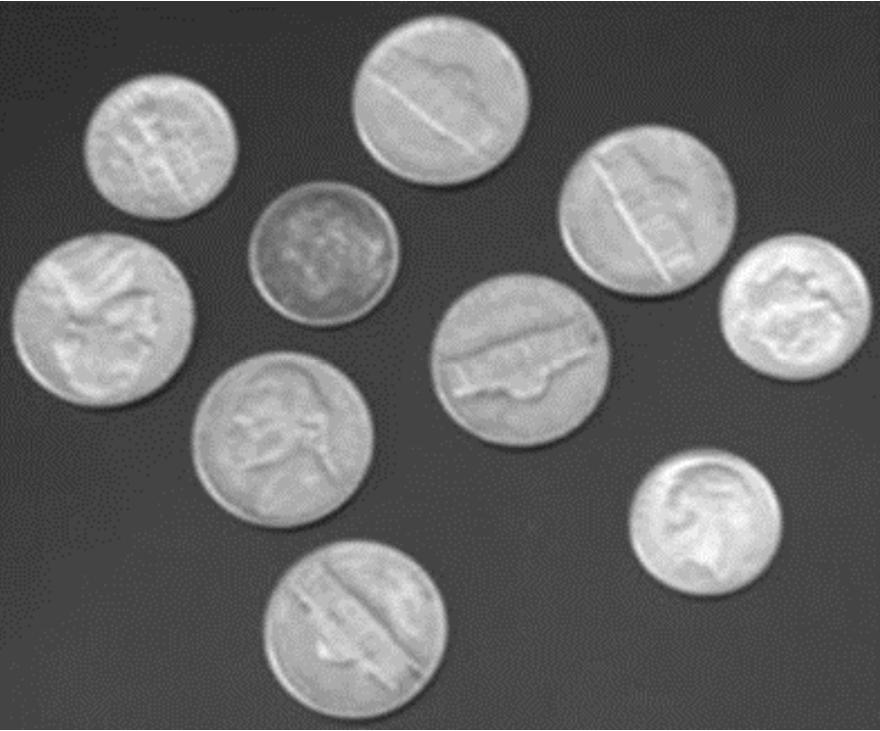
//> input picture build/test2.png, 880 x 731 px
$ ./main2.3   (built with g++ and OpenCV 4)
//> lines starting //> are read from the running program, lines starting //| are printed output that depends on the picture; after the words box and inside, x2 and y2 are one past the last pixel; in counts of white or black regions, pixels touching at a corner belong together
#include<iostream>
#include<opencv2/opencv.hpp>

using namespace cv;
int main(int argc, char* argv[] )
{
	cv::Mat srcMat = imread("/home/stringwind-lqh/C And C++ Code/build/test2.png",0);
//> srcMat is the input picture: 731 rows x 880 cols, CV_8UC1; min 32, max 255, mean 103.4
	Mat newMat;
	Mat lableMat;
	Mat stateMat;
	Mat centrMat;
	Mat resultMat;//二值化
	threshold(srcMat, newMat, 100, 255, THRESH_OTSU);
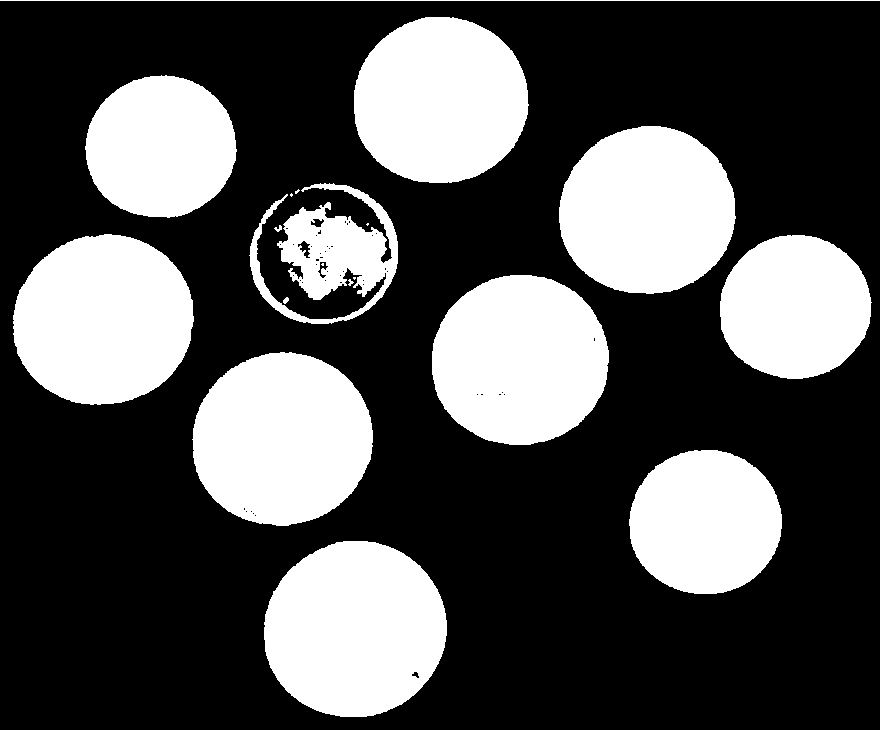
//> newMat: 731 rows x 880 cols, CV_8UC1; 32.2% white; 20 white regions (5 under 20 px), largest, box (x1, y1, x2, y2) and area: (264, 541, 447, 717) 25304, (192, 352, 373, 526) 24561, (13, 234, 194, 405) 24276

	int nComp = cv::connectedComponentsWithStats(newMat, lableMat, stateMat, centrMat, 8, CV_32S);
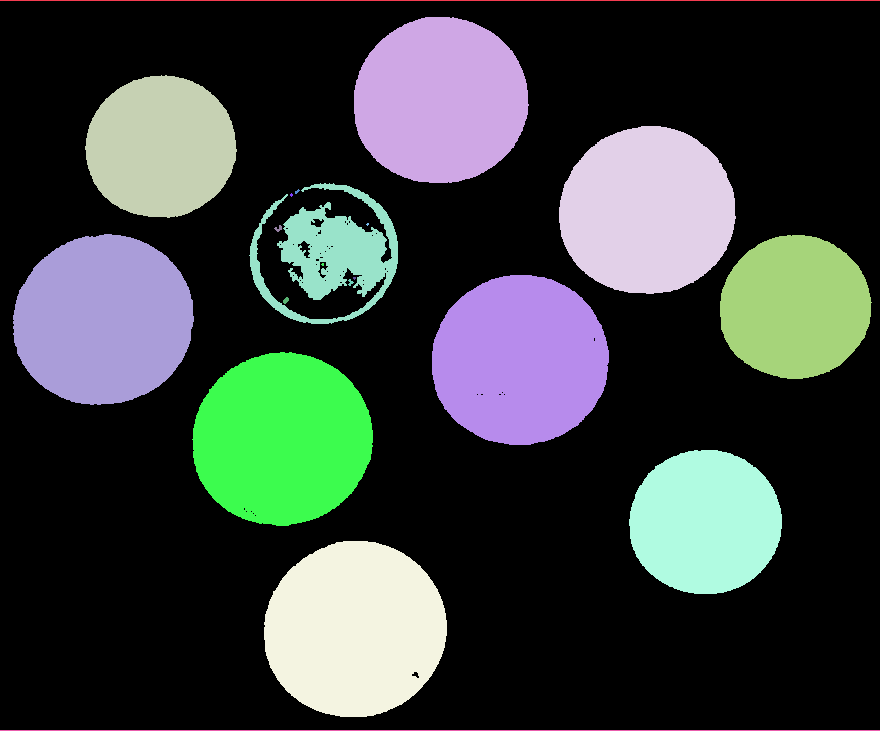
//> lableMat: 731 rows x 880 cols, CV_32SC1; 21 distinct labels, from 0 to 20; one colour per label, 0 black
//> stateMat = 21 rows, first 6: [0, 1, 880, 729, 436381], [0, 0, 880, 1, 880], [354, 17, 175, 166, 23007], [85, 75, 152, 143, 16903], [559, 126, 177, 168, 23351], [249, 183, 149, 141, 9276]; centrMat = 21 rows, first 8: [445.2, 377.5], [439.5, 0], [440.1, 100.2], [160.4, 146.5], [646.9, 210.4], [330.8, 253.4], [296.7, 191.2], [291, 194.5]; nComp = 21

	std::cout << "number:" << nComp - 1 << std::endl;
//| number:20

	resultMat = cv::Mat::zeros(srcMat.size(),CV_8UC3);
	std::vector <cv::Vec3b> colors(nComp);
	colors[0]= cv::Vec3b(0, 0, 0);

	for (int n = 1; n < nComp; n++)
	{
		colors[n] = cv::Vec3b(rand() / 255, rand() / 255, rand() / 255);
	}
//> this loop made 20 passes

	for (int y = 0; y < srcMat.rows; y++)
	{
		for (int x=0; x < srcMat.cols; x++)
		{
			int lable = lableMat.at<int>(y, x);
			CV_Assert(0 <= lable&&lable <= nComp);
			resultMat.at<cv::Vec3b>(y, x) = colors[lable];
		}
	}
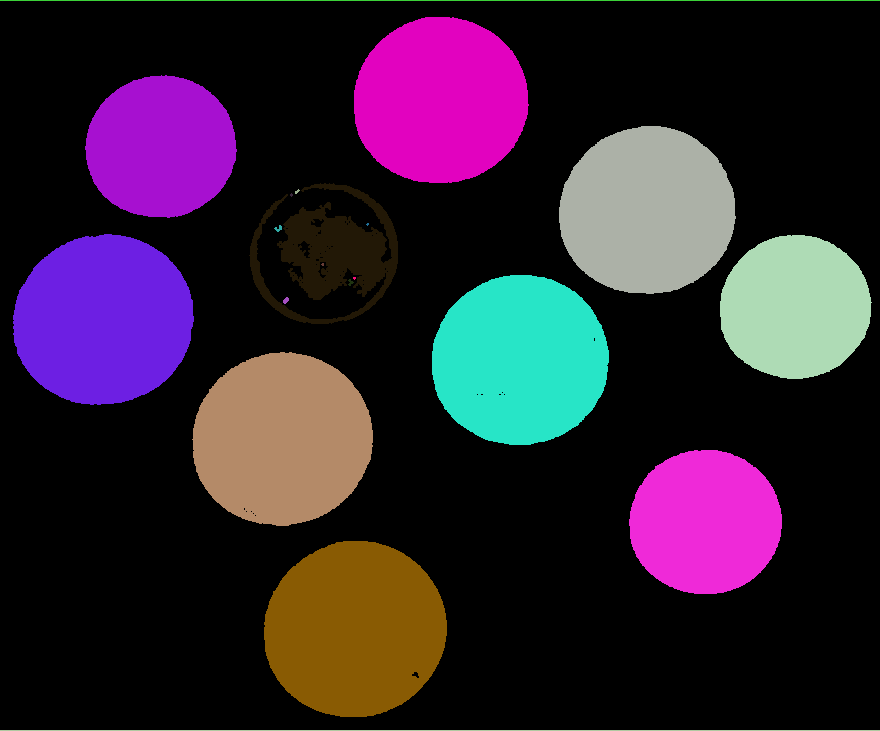
//> resultMat: 731 rows x 880 cols, CV_8UC3; mean B, G, R 49.4, 33.3, 48.5
	for (int i = 1; i < nComp;i++)
	{
		Rect bndbox;

		bndbox.x = stateMat.at<int>(i, 0);
		bndbox.y = stateMat.at<int>(i, 1);

		bndbox.width = stateMat.at<int>(i, 2);
		bndbox.height = stateMat.at<int>(i, 3); //各个连通域的统计信息保存在stasMat中,并绘制bounding box

		rectangle(resultMat, bndbox, CV_RGB(255, 255, 255), 1, 8, 0);
	}
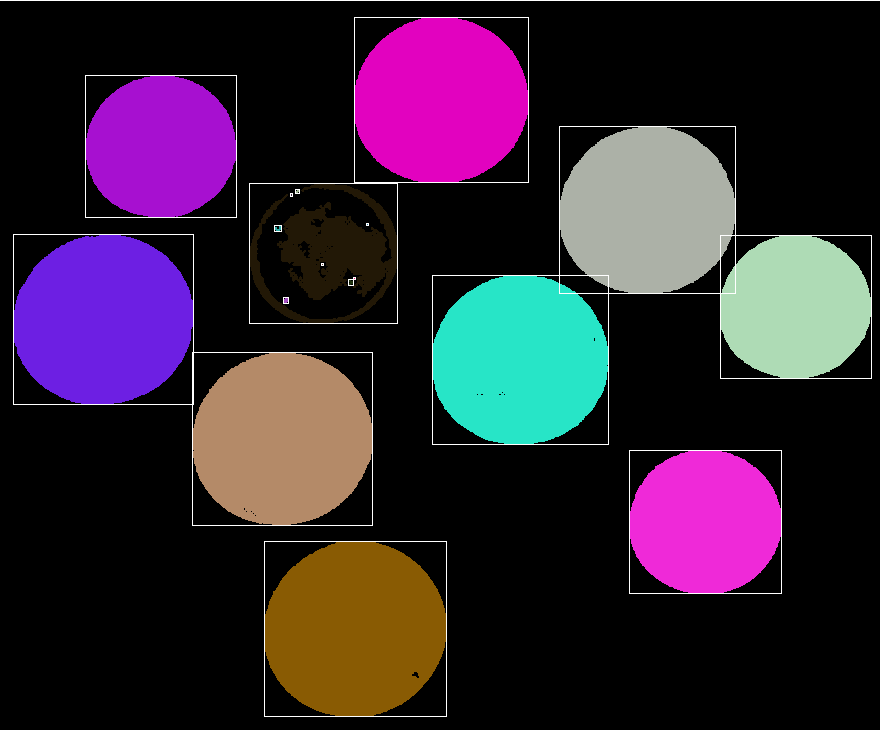
//> resultMat: 731 rows x 880 cols, CV_8UC3; 1.3% of pixels changed, all inside (x1, y1, x2, y2) = (0, 0, 880, 731)
    imshow("original image",srcMat);
	imshow("result image", resultMat);
	waitKey(0);
	}

$ run again, with build/test3.png copied over build/test2.png
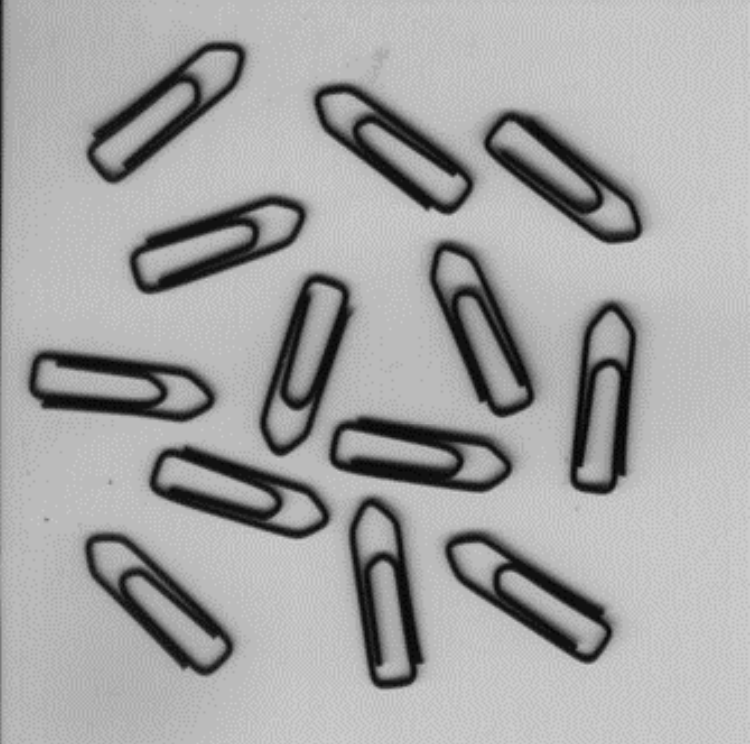
//> input picture build/test3.png, 750 x 744 px
//> srcMat is the input picture: 744 rows x 750 cols, CV_8UC1; min 4, max 204, mean 164.9
//> newMat: 744 rows x 750 cols, CV_8UC1; 85.4% white; 18 black regions (4 under 20 px), largest, box (x1, y1, x2, y2) and area: (483, 111, 643, 244) 6757, (329, 416, 513, 493) 6633, (429, 241, 535, 418) 6450
//> `int nComp = cv::connectedComponentsWithStats(newMat, lableMat, stateMa..`:
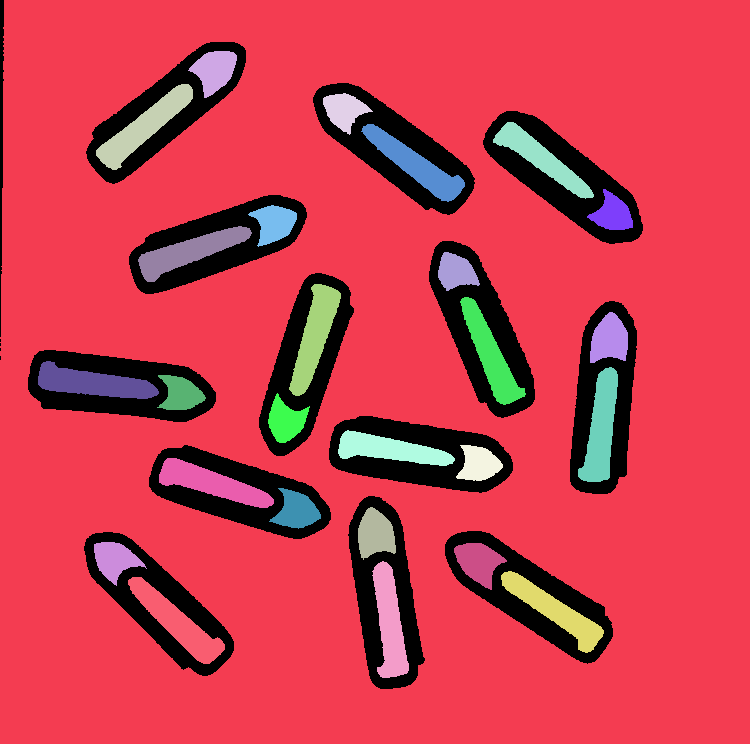
//> lableMat: 744 rows x 750 cols, CV_32SC1; 28 distinct labels, from 0 to 27; one colour per label, 0 black
//> stateMat = 28 rows, first 6: [0, 0, 643, 689, 81376], [0, 0, 750, 744, 427948], [188, 51, 49, 47, 1372], [96, 84, 97, 86, 2653], [323, 93, 50, 42, 1132], [493, 122, 101, 77, 2213]; centrMat = 28 pairs, first value 92.69 to 612.2, second value 69.87 to 622.8; nComp = 28
//| number:27
//> the loop `for (int n = 1; n < nComp; n++)` made 27 passes
//> the loop `for (int i = 1; i < nComp;i++)` made 27 passes
//> after the loop `for (int i = 1; i < nComp;i++)`:
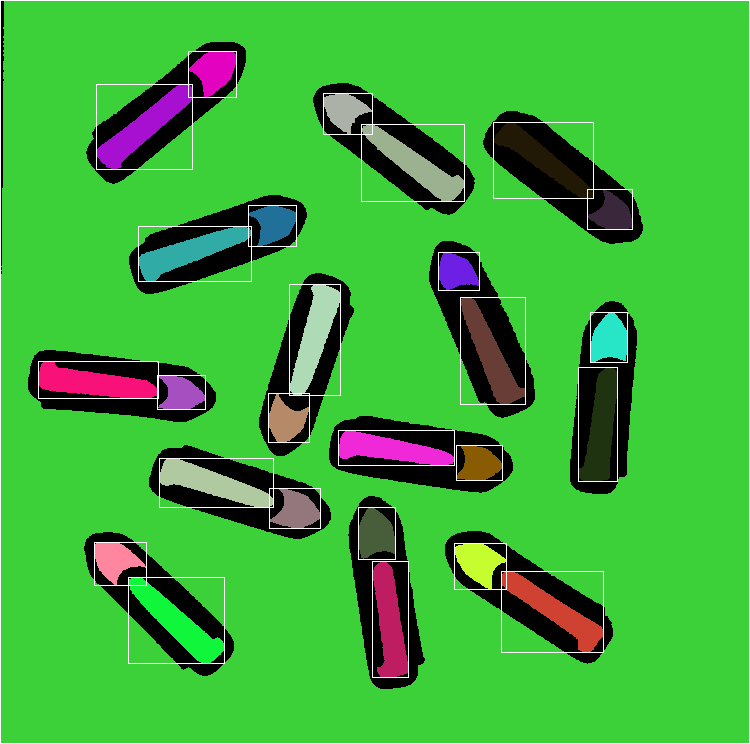
//> resultMat: 744 rows x 750 cols, CV_8UC3; mean B, G, R 57.9, 172.3, 61.8

$ run again, with build/test4.png copied over build/test2.png
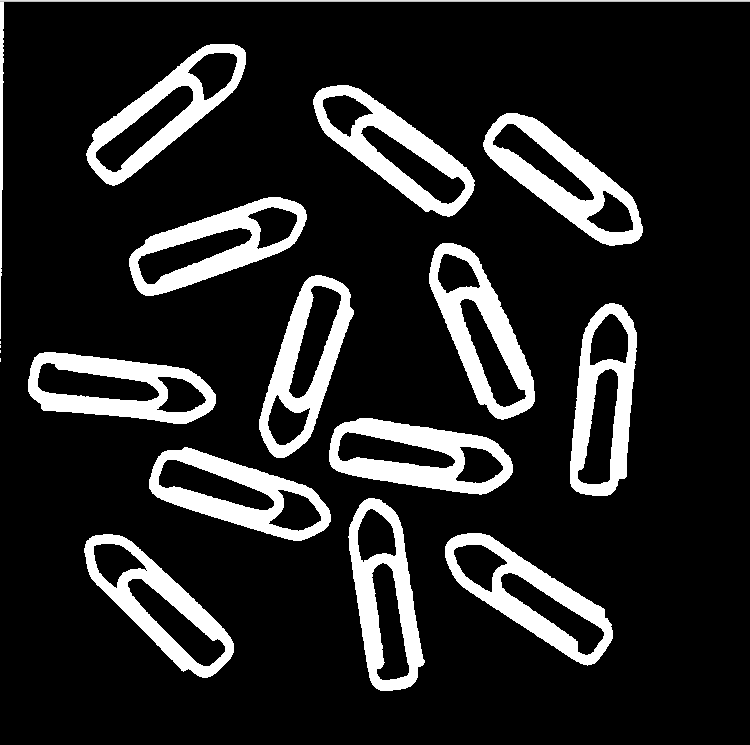
//> input picture build/test4.png, 750 x 745 px
//> srcMat is the input picture: 745 rows x 750 cols, CV_8UC1; min 0, max 255, mean 37.7
//> newMat: 745 rows x 750 cols, CV_8UC1; 14.8% white; 18 white regions (4 under 20 px), largest, box (x1, y1, x2, y2) and area: (483, 113, 643, 246) 6757, (329, 418, 513, 495) 6633, (429, 243, 535, 420) 6450
//> `int nComp = cv::connectedComponentsWithStats(newMat, lableMat, stateMa..`:
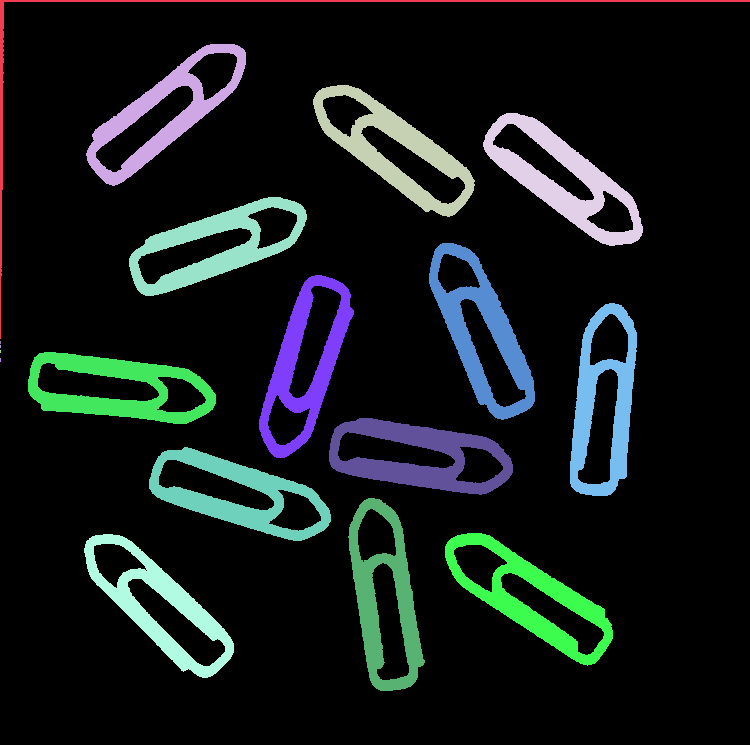
//> lableMat: 745 rows x 750 cols, CV_32SC1; 19 distinct labels, from 0 to 18; one colour per label, 0 black
//> stateMat = 19 rows, first 6: [0, 2, 750, 743, 475874], [0, 0, 750, 339, 2350], [86, 44, 160, 142, 5883], [313, 85, 162, 132, 6378], [483, 113, 160, 133, 6757], [129, 197, 178, 99, 6091]; centrMat = 19 rows, first 8: [378.5, 372.7], [239.4, 48.99], [163.1, 113.3], [394, 148.9], [562.8, 179.1], [215.2, 245.1], [481.3, 332], [304.3, 364.2]; nComp = 19
//| number:18
//> the loop `for (int n = 1; n < nComp; n++)` made 18 passes
//> the loop `for (int i = 1; i < nComp;i++)` made 18 passes
//> after the loop `for (int i = 1; i < nComp;i++)`:
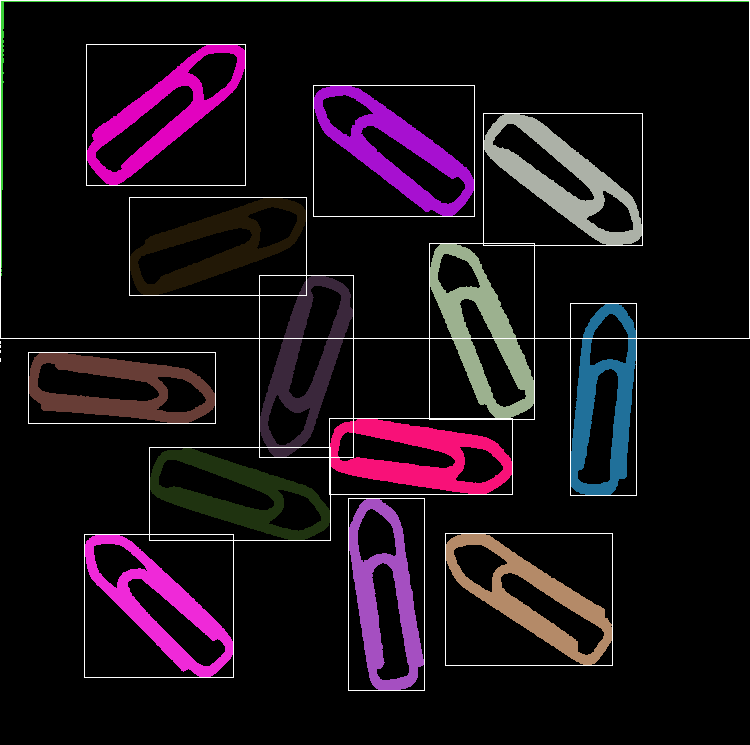
//> resultMat: 745 rows x 750 cols, CV_8UC3; mean B, G, R 22.4, 15.2, 24.5
